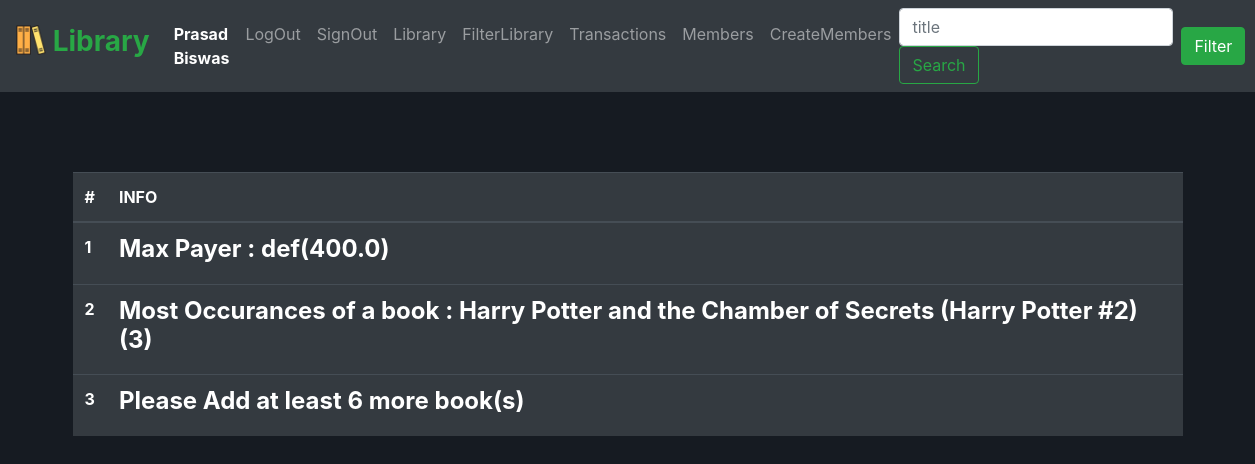
The page / (signed in) on the database its author committed.
### src/models.py (models this page shows, shortened)
class members(db.Model):
    id = db.Column('member_id' , db.Integer , primary_key=True)
    name = db.Column(db.String(100) , nullable=False)
    email = db.Column(db.String(100) , nullable=False , unique=True)
    count = db.Column(db.Integer , nullable=False)
    total_transactions = db.Column(db.Integer , nullable=False)
    paid = db.Column(db.Float , nullable=False)
    debt = db.Column(db.Float , nullable=False)

class books(db.Model):
    id = db.Column('book_id' , db.Integer , primary_key=True)
    title = db.Column(db.String(100) , nullable=False)
    author = db.Column(db.String(100) , nullable=False)
    isbn = db.Column(db.String(100) , nullable=False)
    publisher = db.Column(db.String(100) , nullable=False)

### src/app.py (the view)
@app.route('/')
def index():
    a = members.query.all()
    b = books.query.all()
    l = []
    for i in a:
        l += [(i.paid , i.name)]
    l = sorted(l , key=lambda i:i[0])
    c = 0
    d = {}
    for i in b:
        c += 1
        if i.title not in d:
            d[i.title] = 1
        else:
            d[i.title] += 1
    q = sorted(d.items() , key=lambda i:i[1])
    if c<15:
        c = 15 - c
    maxall = []
    if len(l)>0:
        maxall += [l[-1]]
    else:
        maxall += [[]]
    if len(q)>0:
        maxall += [q[-1]]
    else:
        maxall += [[]]
    maxall += [c]
    return render_template("index.html" , maxall=maxall)

### src/templates/index.html
{% extends "base.html" %}
{% block mainbody %}
<div class="container-sm indexbody">
    <table class="table table-hover table-dark">
        <thead>
            <tr>
                <th scope="col">#</th>
                <th scope="col">INFO</th>
            </tr>
        </thead>
        <tbody>
            <tr>
                <th scope="row">1</th>
                <td>
                    {% if not maxall[0]|length==0 %}
                        <h4 style="color: white; font-weight: bold;">Max Payer : {{ maxall[0][1] }}({{ maxall[0][0] }})</h4>
                    {% endif %}
                </td>
            </tr>
            <tr>
                <th scope="row">2</th>
                <td>
                    {% if not maxall[1]|length==0 %}
                        <h4 style="color: white; font-weight: bold;">Most Occurances of a book : {{ maxall[1][0] }}({{ maxall[1][1] }})</h4>
                    {% endif %}
                </td>
            </tr>
            <tr>
                <th scope="row">3</th>
                <td>
                    {% if maxall[2] > 0 %}
                        <h4 style="color: white; font-weight: bold;">Please Add at least {{ maxall[2] }} more book(s)</h4>
                    {% else %}
                        <h4 style="color: white; font-weight: bold;">Requirred number books added<h4>
                    {% endif %}
                </td>
            </tr>
        </tbody>
    </table>
</div>
{% endblock %}

### src/static/css/base.css (style rules this page uses)
body { background-color: #161b22; }
.librarianinfobody, .indexbody { margin-top: 10vh; }

### rows shown on the page
members: name "def", paid "400.0"
books: title "Harry Potter and the Chamber of Secrets (Harry Potter #2)"

### other values the page prints
{{ session['name'] }} "Prasad Biswas"
{{ maxall[1][1] }} "3"
{{ maxall[2] }} "6"
